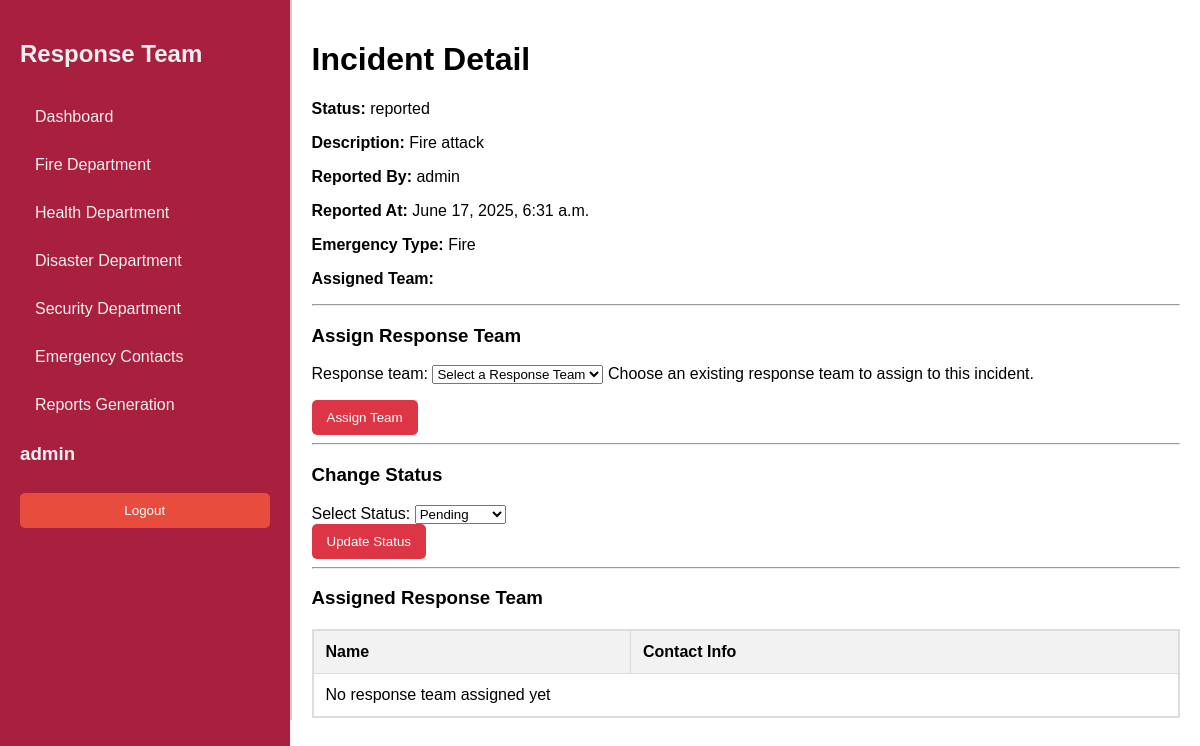
Screenshot of /response-team/incidents/1/ (signed in) with the database file from the repository.
### sos/models.py (models this page shows, shortened)
class Emergency(models.Model):
    LOCATION_CHOICES = (
        ('location_1', 'Thika Town'),
        ('location_2', 'Bidco'),
        ('location_3', 'Runda'),
        ('location_4', 'Starehe'),
        ('location_5', 'MKU'),
        ('location_6', 'Thika Level 5'),
        ('location_7', 'Kiandutu'),
        ('location_8', 'Biafra'),
    )
    STATUS_CHOICES = (
        ('reported', 'Reported'),
        ('dispatched', 'Dispatched'),
        ('on_seen', 'On Seen'),
        ('resolved', 'Resolved'),
        ('cancelled', 'Cancelled'),
    )
    emergency_type = models.ForeignKey(EmergencyType, on_delete=models.CASCADE)
    reported_by = models.ForeignKey(User, on_delete=models.CASCADE)
    description = models.TextField(blank=True)
    reported_at = models.DateTimeField(auto_now_add=True)
    resolved_at = models.DateTimeField(blank=True, null=True)
    assigned_team = models.ForeignKey(
        'ResponseTeam',
        on_delete=models.SET_NULL,
        null=True,
        blank=True,
        related_name='assigned_emergencies'
    )
    location = models.CharField(max_length=20, choices=LOCATION_CHOICES, default='location_1', help_text="Select the location of the emergency")
    status = models.CharField(max_length=20, choices=STATUS_CHOICES, default='reported')
    class Meta:
        ordering = ['-reported_at']
        verbose_name = 'Emergency Report'
        verbose_name_plural = 'Emergency Reports'

class EmergencyType(models.Model):
    name = models.CharField(max_length=255, unique=True, help_text="Fire, Medical, Security")
    description = models.TextField(blank=True, null=True)
    def __str__(self):
        return self.name

### responseTeam/views.py (the view)
# urls.py: path('incidents/<int:pk>/', views.incidents_detail, name='incidents_detail'),
@staff_member_required
def incidents_detail(request, pk):
    incident = get_object_or_404(Emergency, pk=pk)
    if request.method == 'POST':
        if 'assign_team' in request.POST:
            assign_form = AssignResponseTeamForm(request.POST)
            if assign_form.is_valid():
                response_team = assign_form.cleaned_data['response_team']
                incident.assigned_team = response_team  # Make sure this is the team object, not just name
                incident.save()
                messages.success(request, 'Team assigned successfully!')
                return redirect('incidents_detail', pk=incident.pk)
        if 'status' in request.POST:
            new_status = request.POST.get('status')
            incident.status = new_status
            incident.save()
            messages.success(request, 'Status updated successfully!')
            return redirect('incidents_detail', pk=incident.pk)
    else:
        assign_form = AssignResponseTeamForm()
    context = {
        'incident': incident,
        'assign_form': assign_form,
    }
    return render(request, 'detail.html', context)

### sos/forms.py
class AssignResponseTeamForm(forms.Form):
    response_team = forms.ModelChoiceField(
        queryset=ResponseTeam.objects.all(),
        empty_label="Select a Response Team",
        help_text="Choose an existing response team to assign to this incident."
    )

### responseTeam/views.py (called while the page is built)
def staff_member_required(view_func):
    decorated_view_func = user_passes_test(lambda u: u.is_staff)(view_func)
    return decorated_view_func

### sos/models.py (called while the page is built)
    def __str__(self):
        return self.name

### responseTeam/templates/detail.html (shortened to what this page needs)
{% extends 'dashboard.html' %}
{% block content %}
<div class="container">
    <h1>Incident Detail</h1>
    <div class="incident-info">
      <p><strong>Status:</strong> {{ incident.status }}</p>
      <p><strong>Description:</strong> {{ incident.description }}</p>
      <p><strong>Reported By:</strong> {{ incident.reported_by }}</p>
      <p><strong>Reported At:</strong> {{ incident.reported_at }}</p>
      <p><strong>Emergency Type:</strong> {{ incident.emergency_type }}</p>
      <p>
        <strong>Assigned Team:</strong>
      </p>
    </div>
    <hr />
    <h3>Assign Response Team</h3>
    <form method="post" class="assign-team-form">
      {{ assign_form.as_p }}
      <button type="submit" class="btn btn-primary">Assign Team</button>
    </form>
    <hr>
    <h3>Change Status</h3>
    <form method="post" class="change-status-form">
        <div class="form-group">
            <label for="status">Select Status:</label>
            <select name="status" id="status" class="form-control">
                <option value="Pending" {% if incident.status == "Pending" %}selected{% endif %}>Pending</option>
            </select>
        </div>
        <button type="submit" class="btn btn-success">Update Status</button>
    </form>
    <hr>
    <h3>Assigned Response Team</h3>
<div class="table-container">
    <table class="table">
        <thead>
            <tr>
                <th>Name</th>
                <th>Contact Info</th>
            </tr>
        </thead>
        <tbody>
            {% if incident.assigned_team %}
            <tr>
                <td>{{ incident.assigned_team.name }}</td>
                <td>{{ incident.assigned_team.contact_info }}</td>
            </tr>
            {% else %}
            <tr>
                <td colspan="2">No response team assigned yet</td>
            </tr>
            {% endif %}
        </tbody>
    </table>
</div>
</div>
{% endblock %}

### responseTeam/templates/components/staff_aside.html (shortened to what this page needs)
<aside class="sidebar">
    <h2 class='title'><a href='/' class="sidebar-title">
        Response Team</a></h2>
    <ul class="sidebar-menu">
        <li class="sidebar-item">
            <a href='/response-team/' class="sidebar-link">Dashboard</a>
        </li>
        <li class="sidebar-item">
            <a href='/response-team/fire/' class="sidebar-link">Fire Department</a>
        </li>
        <li class="sidebar-item">
            <a href='/response-team/health/' class="sidebar-link">Health Department</a>
        </li>
        <li class="sidebar-item">
            <a href='/response-team/disaster/' class="sidebar-link">Disaster Department</a>
        </li>
        <li class="sidebar-item">
            <a href='/response-team/security/' class="sidebar-link">Security Department</a>
        </li>
        <li class="sidebar-item">
            <a href="{%url 'emergency_contacts_list'%}" class="sidebar-link">Emergency Contacts</a>
        </li>
        <li class="sidebar-item">
            <a href="{%url 'all_reports-overview'%}" class="sidebar-link">Reports Generation</a>
        </li>
        {% if user.is_authenticated %}
            <h3>{{user.username}}</h3>
            <form method="post" action="{% url 'logout' %}">
                <button type="submit" class="logout-button">Logout</button>
            </form>
            {% else %}
            <a href="/accounts/login" class="login" style='text-decoration:none; color:white;'>Login</a>
            {% endif %}
    </ul>
</aside>

### responseTeam/templates/dashboard.html (style rules this page uses)
html, body { height: 100%; width: 100%; margin: 0; padding: 0; }
body { font-family: "Arial", sans-serif; background-color: #f4f7fa; position: relative; }
h2 { color: #333; margin-top: 20px; }
.table-container { max-height: 400px; overflow-y: auto; overflow-x: hidden; border: 1px solid #ddd; margin: 20px 0; }
table { width: 100%; border-collapse: collapse; margin: 0; }
th, td { padding: 12px; text-align: left; border: 1px solid #ddd; }
th { background-color: #f2f2f2; font-weight: bold; }
button { background-color: #dc3545; color: white; border: none; padding: 10px 15px; border-radius: 5px; cursor: pointer; transition: background-color 0.3s; }

### responseTeam/templates/components/staff_aside.html (style rules this page uses)
.sidebar { background-color: #a9203e; color: #ecf0f1; padding: 20px; height: 100%; display: flex; flex-direction: column; }
.sidebar-title { font-size: 24px; font-weight: bold; color: #ecf0f1; text-decoration: none; margin-bottom: 20px; text-align: center; }
.sidebar-menu { list-style: none; padding: 0; margin: 0; }
.sidebar-item { margin: 10px 0; }
.sidebar-link { color: #ecf0f1; text-decoration: none; padding: 10px 15px; display: block; border-radius: 5px; transition: background-color 0.3s; }
.logout-button { background-color: #e74c3c; color: white; border: none; padding: 10px 15px; border-radius: 5px; cursor: pointer; width: 100%; margin-top: 10px; transition: background-color 0.3s; }

### rows the page displays
Emergency: status "reported", description "Fire attack", reported_by "admin", reported_at "June 17, 2025, 6:31 a.m.", emergency_type "Fire"

### other values shown
{{ user.username }} "admin"
